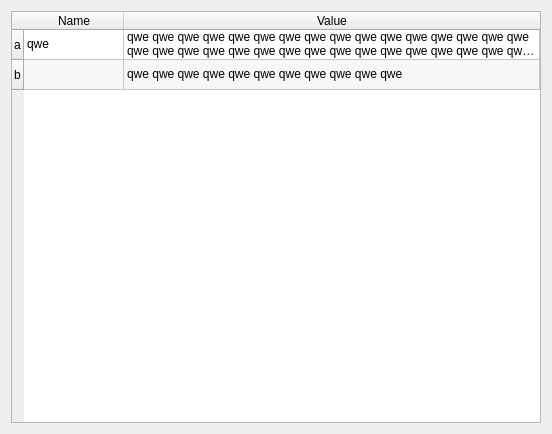
<?xml version="1.0" encoding="UTF-8"?>
<ui version="4.0">
 <class>AttributesTable</class>
 <widget class="QWidget" name="AttributesTable">
  <property name="geometry">
   <rect>
    <x>0</x>
    <y>0</y>
    <width>552</width>
    <height>434</height>
   </rect>
  </property>
  <property name="windowTitle">
   <string>Form</string>
  </property>
  <layout class="QVBoxLayout" name="verticalLayout">
   <item>
    <widget class="QTableWidget" name="tblAttributes">
     <property name="editTriggers">
      <set>QAbstractItemView::NoEditTriggers</set>
     </property>
     <property name="alternatingRowColors">
      <bool>true</bool>
     </property>
     <property name="selectionMode">
      <enum>QAbstractItemView::SingleSelection</enum>
     </property>
     <property name="selectionBehavior">
      <enum>QAbstractItemView::SelectRows</enum>
     </property>
     <attribute name="horizontalHeaderStretchLastSection">
      <bool>true</bool>
     </attribute>
     <row>
      <property name="text">
       <string>a</string>
      </property>
     </row>
     <row>
      <property name="text">
       <string>b</string>
      </property>
     </row>
     <column>
      <property name="text">
       <string>Name</string>
      </property>
     </column>
     <column>
      <property name="text">
       <string>Value</string>
      </property>
     </column>
     <item row="0" column="0">
      <property name="text">
       <string>qwe</string>
      </property>
     </item>
     <item row="0" column="1">
      <property name="text">
       <string>qwe qwe qwe qwe qwe qwe qwe qwe qwe qwe qwe qwe qwe qwe qwe qwe qwe qwe qwe qwe qwe qwe qwe qwe qwe qwe qwe qwe qwe qwe qwe qwe qwe </string>
      </property>
     </item>
     <item row="1" column="1">
      <property name="text">
       <string>qwe qwe qwe qwe qwe qwe qwe qwe qwe qwe qwe </string>
      </property>
     </item>
    </widget>
   </item>
  </layout>
 </widget>
 <resources/>
 <connections/>
</ui>
